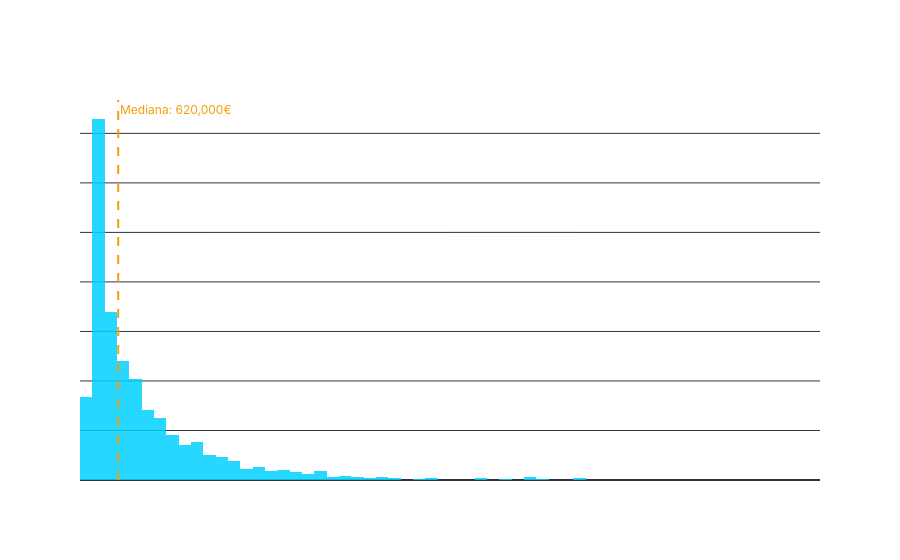

The notebook cell this image was saved under:
### Markdown cell above
### B.1 — Histograma de Precios (Distribución)

### Code cell
# B.1. Distribución probabilística de precios (interactivo)
# ── Para app.py: copia esta función ──────────────────────────────────────────
def make_price_histogram(df):
    fig = px.histogram(
        df, x='precio_limpio', nbins=60,
        title="Distribución Probabilística de Precios",
        template="plotly_dark",
        color_discrete_sequence=["#00d2ff"],
        opacity=0.85,
        labels={'precio_limpio': 'Precio (€)', 'count': 'Nº de Propiedades'},
    )
    fig.update_layout(**PLOTLY_DARK_LAYOUT)
    fig.update_xaxes(title="Precio (€)", tickformat=",.0f")
    fig.update_yaxes(title="Nº de Propiedades")
    # Línea de mediana
    mediana = df['precio_limpio'].median()
    fig.add_vline(x=mediana, line_dash="dash", line_color="#f59e0b", line_width=2,
                  annotation_text=f"Mediana: {mediana:,.0f}€",
                  annotation_position="top right",
                  annotation_font=dict(color="#f59e0b"))
    return fig

fig_b1 = make_price_histogram(df)
fig_b1.show()

### Figure 1 — Plotly figure (JSON) as saved in the notebook; plotly's stock layout.template omitted (floating-point values rounded to 4 significant figures; data arrays with more than 128 entries replaced by an {"elided": "..."} marker saying what was removed)
{"data": [{"bingroup": "x", "hovertemplate": "Precio (€)=%{x}<br>count=%{y}<extra></extra>", "legendgroup": "", "marker": {"color": "#00d2ff", "opacity": 0.85, "pattern": {"shape": ""}}, "name": "", "nbinsx": 60, "orientation": "v", "showlegend": false, "type": "histogram", "x": {"elided": "5031 float values"}, "xaxis": "x", "yaxis": "y"}], "layout": {"annotations": [{"font": {"color": "#f59e0b"}, "showarrow": false, "text": "Mediana: 620,000€", "x": 620000.0, "xanchor": "left", "xref": "x", "y": 1, "yanchor": "top", "yref": "y domain"}], "barmode": "relative", "font": {"color": "white", "family": "Inter, sans-serif"}, "legend": {"font": {"color": "white"}, "tracegroupgap": 0}, "paper_bgcolor": "rgba(0,0,0,0)", "plot_bgcolor": "rgba(0,0,0,0)", "shapes": [{"line": {"color": "#f59e0b", "dash": "dash", "width": 2}, "type": "line", "x0": 620000.0, "x1": 620000.0, "xref": "x", "y0": 0, "y1": 1, "yref": "y domain"}], "title": {"font": {"color": "white", "size": 15}, "text": "Distribución Probabilística de Precios"}, "xaxis": {"anchor": "y", "domain": [0.0, 1.0], "tickformat": ",.0f", "title": {"text": "Precio (€)"}}, "yaxis": {"anchor": "x", "domain": [0.0, 1.0], "title": {"text": "Nº de Propiedades"}}}}
